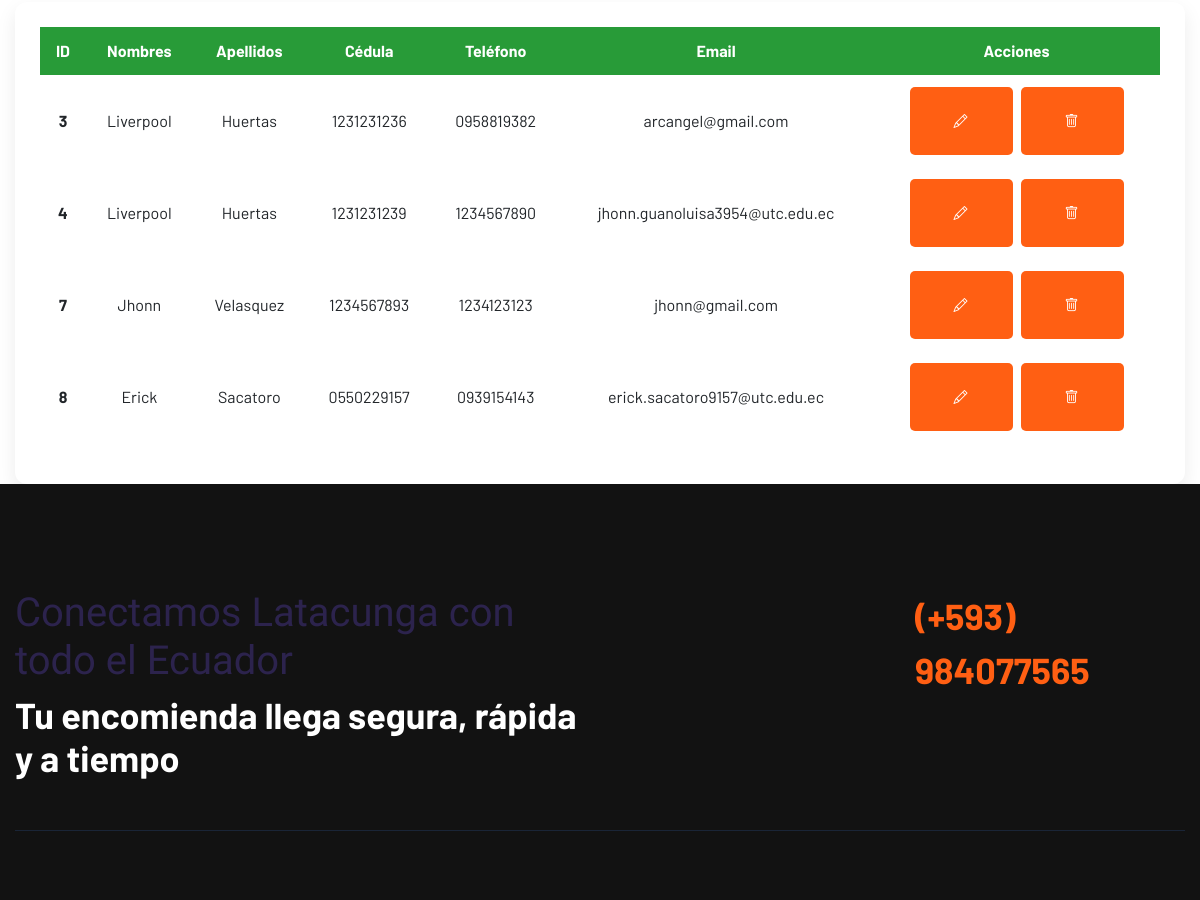
The page /showclientes/ (signed in, middle part) on the database as committed earlier.
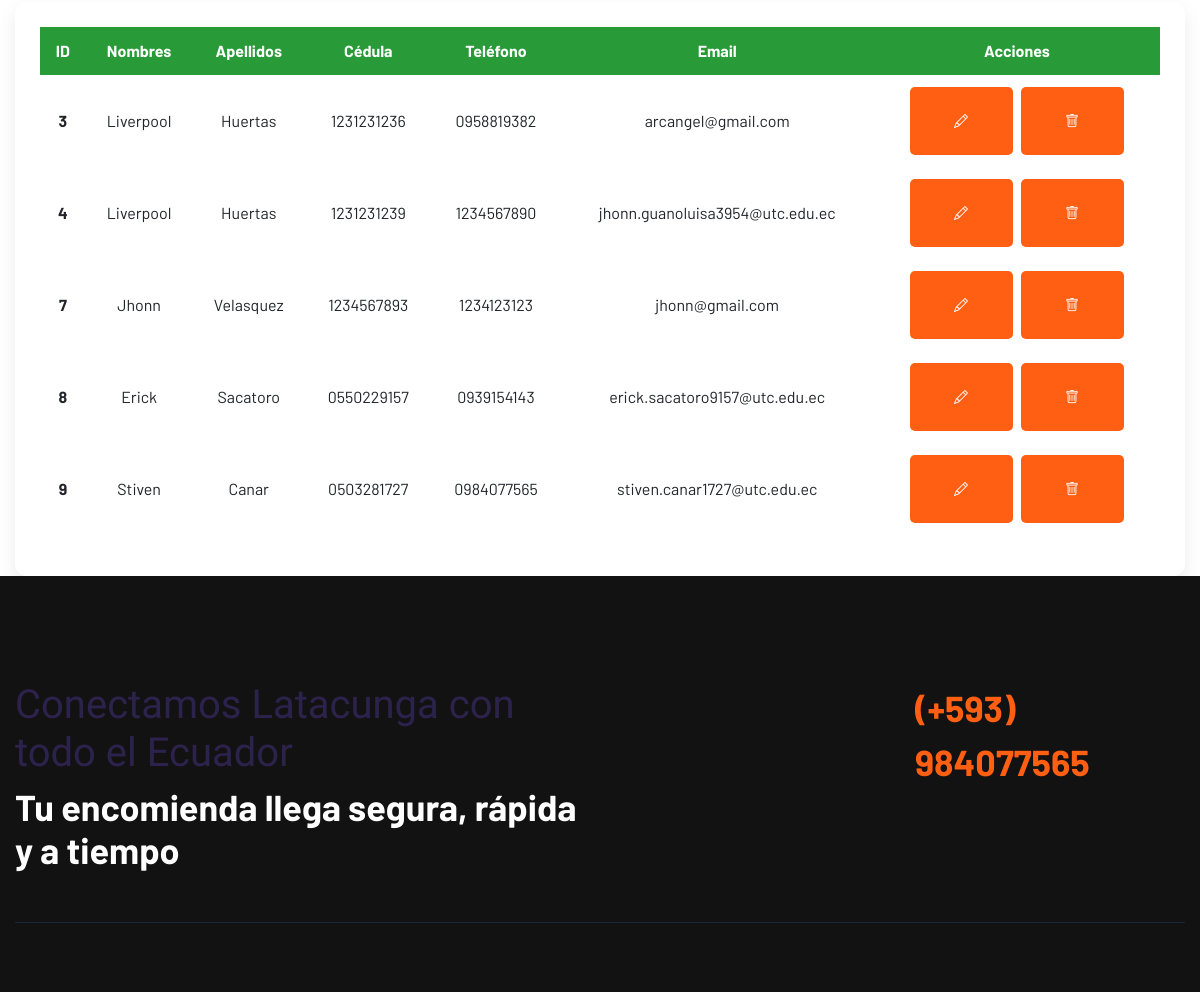
The same page on the database as committed later.
### Envio/models.py (models this page shows, shortened)
class Cliente(models.Model):
    nombre = models.CharField(max_length=100)
    apellido= models.CharField(max_length=100)
    cedula = models.CharField(max_length=10, unique=True)
    email = models.EmailField()
    telefono = models.CharField(max_length=10)

### Envio/views.py (the view)
# urls.py: path('showclientes/', views.showclientes),
@requiere_admin
def showclientes(request):
    clientes=Cliente.objects.all()
    return render(request, 'showclientes.html',
                  {'misclientes':clientes})

### Envio/views.py (called while the page is built)
def es_admin(user):
    return user.is_authenticated and (
        user.is_superuser or user.groups.filter(name='admin').exists()
    )

### Envio/templates/showclientes.html (shortened to what this page needs)
{% extends "./plantillaPrincipal.html" %}
{% block contenido %}
<div class="container mt-4">
    <div class="contenedor-tabla">
        <table id="tbl_clientes" class="table table-borderless align-middle">
            <thead>
                <tr>
                    <th>ID</th>
                    <th>Nombres</th>
                    <th>Apellidos</th>
                    <th>Cédula</th>
                    <th>Teléfono</th>
                    <th>Email</th>
                    <th>Acciones</th>
                </tr>
            </thead>
            <tbody>
                {% for cliente in misclientes %}
                <tr>
                    <td><strong>{{ cliente.id }}</strong></td>
                    <td>{{ cliente.nombre }}</td>
                    <td>{{ cliente.apellido }}</td>
                    <td>{{ cliente.cedula }}</td>
                    <td>{{ cliente.telefono }}</td>
                    <td>{{ cliente.email }}</td>
                    <td class="acciones">
                        <a href="/editcliente/{{ cliente.id }}"
                           class="btn btn-warning btn-accion" title="Editar">
                            <i class="bi bi-pencil"></i>
                        </a>
                        <a href="/eliminarcliente/{{ cliente.id }}"
                           class="btn btn-danger btn-accion"
                           onclick="confirmarEliminacionCliente(event, this.href)"
                           title="Eliminar">
                            <i class="bi bi-trash"></i>
                        </a>
                    </td>
                </tr>
                {% endfor %}
            </tbody>
        </table>
    </div>
</div>
{% endblock %}

Rows that differ between the two databases and show on the page:
added Cliente: id "9", nombre "Stiven", apellido "Canar", cedula "0503281727", telefono "0984077565", email "stiven.canar1727@utc.edu.ec"
